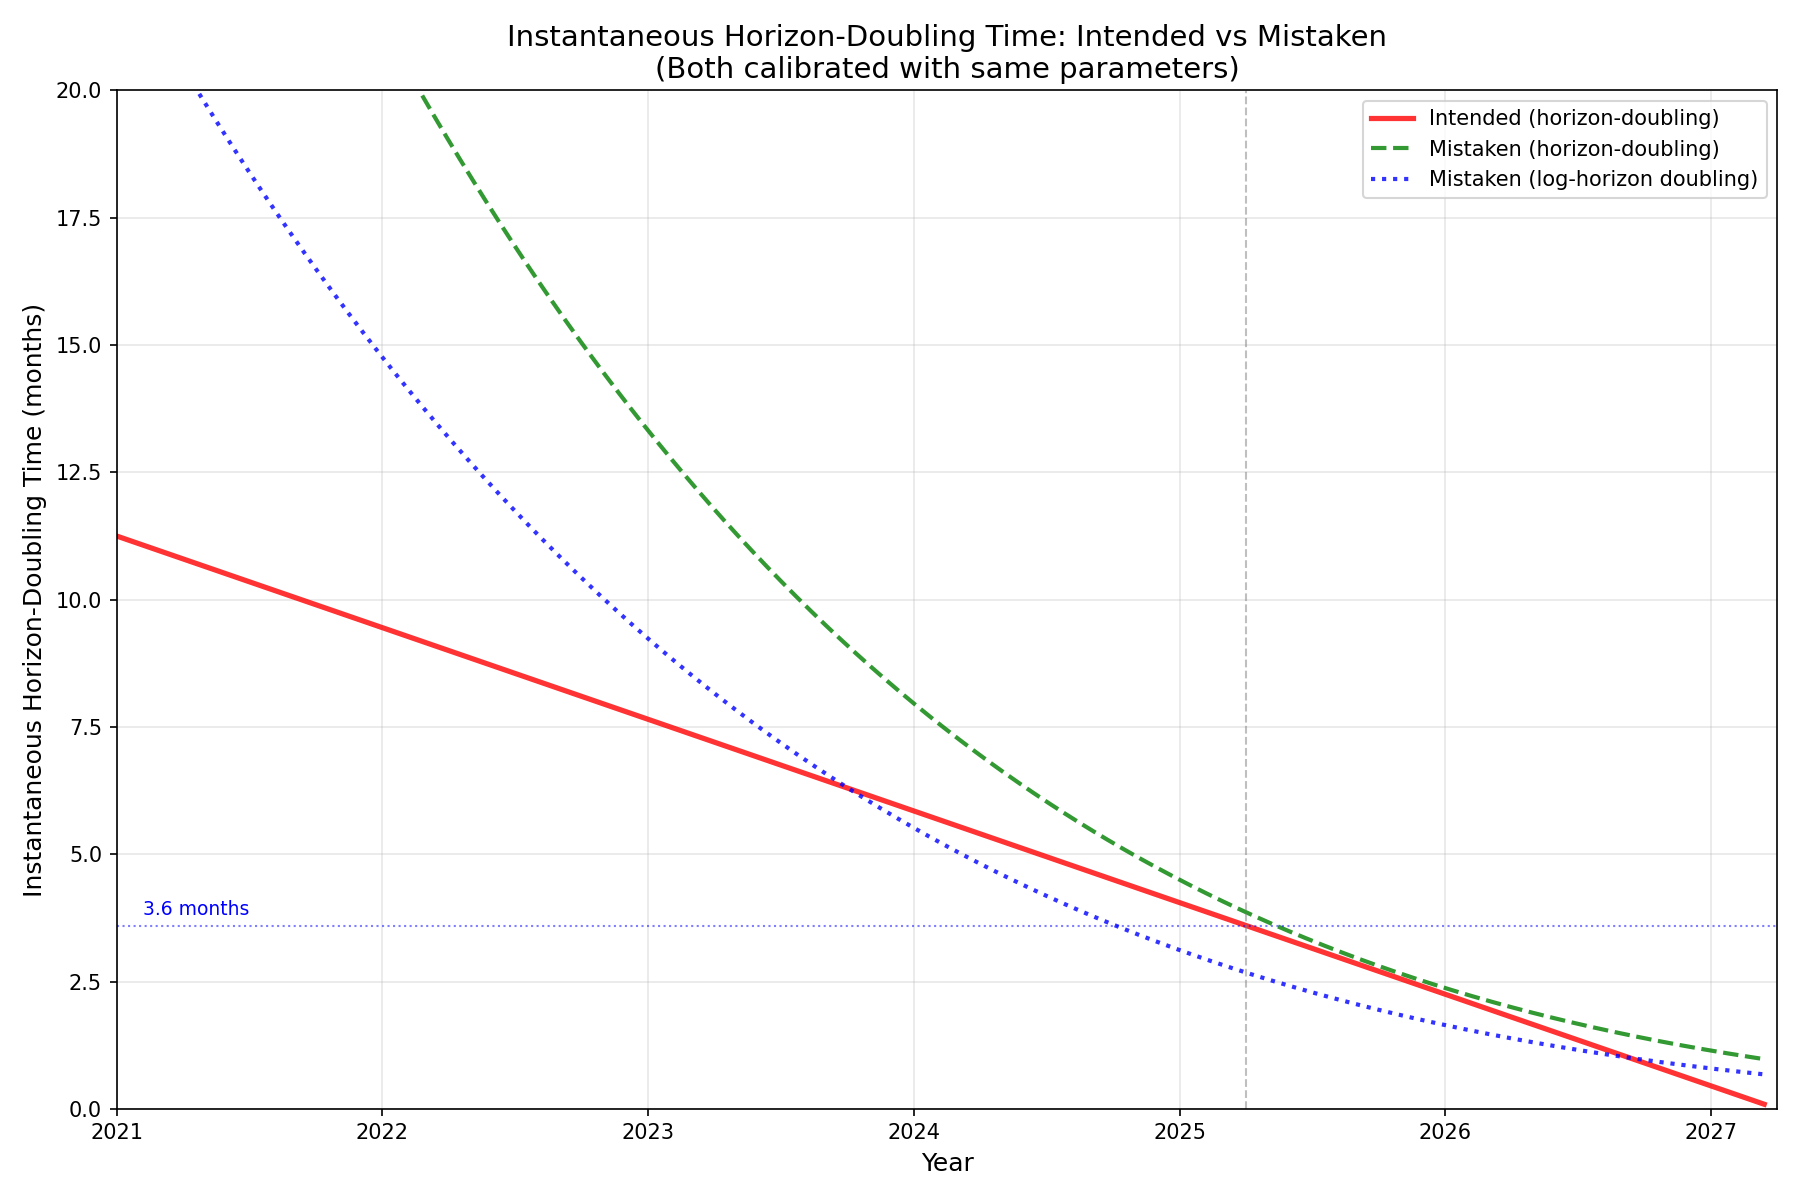

This figure's Python source:
"""Calculate and plot instantaneous horizon-doubling times for intended vs mistaken curves.

Instantaneous doubling time = ln(2) / (d(ln h)/dt)

For the intended model (horizon-doubling):
    h = h0 * 2^n where n = log(1 - t*(1-q)/T1) / log(q)
    T_inst(t) = T1 - t*(1-q)  (linear decrease to 0 at singularity)

For the mistaken model (y-doubling then convert):
    y = y0 * 2^n, then h = 10^(log_min + B*y) where B = (log_max - log_min)/y_max
    The instantaneous horizon-doubling time depends on y(t)
"""

import numpy as np
import pandas as pd
import matplotlib.pyplot as plt
from pathlib import Path


def y_to_horizon(y, y_min=0, y_max=23,
                 minutes_at_y_min=4/60, minutes_at_y_max=5*2000*60):
    """Convert y values to horizon_minutes using linear interpolation in log space."""
    log_min = np.log10(minutes_at_y_min)
    log_max = np.log10(minutes_at_y_max)
    log_minutes = log_min + (log_max - log_min) * (y - y_min) / (y_max - y_min)
    return 10 ** log_minutes


def main():
    here = Path(__file__).resolve().parent

    # Parameters from plot_three_models.py
    base_year = 2021
    q = 0.85
    T1_h = 3.6/12 + 4.25 * (1 - 0.85)  # Calibrated for 3.6 months doubling time at 2025.25

    # Calculate h0 so that horizon = 15 minutes at year 2025.25
    t_target = 4.25  # years from 2021 to 2025.25
    arg_target = 1 - t_target * (1 - q) / T1_h
    n_target = np.log(arg_target) / np.log(q)
    h0 = 15.0 / (2 ** n_target)

    # Singularity for intended model
    singularity_intended = base_year + T1_h / (1 - q)

    # For mistaken model
    y0_mistaken = 1.45
    T1_y = 1.91  # years (y-doubling time)
    singularity_mistaken = base_year + T1_y / (1 - q)

    # Y-to-horizon conversion parameters
    y_min = 0
    y_max = 23
    minutes_at_y_min = 4/60
    minutes_at_y_max = 5*2000*60
    log_min = np.log10(minutes_at_y_min)
    log_max = np.log10(minutes_at_y_max)
    B = (log_max - log_min) / y_max  # slope in log space

    print(f"Parameters:")
    print(f"  Intended: T1_h = {T1_h:.4f} yr = {T1_h*12:.2f} mo, singularity = {singularity_intended:.2f}")
    print(f"  Mistaken: T1_y = {T1_y:.4f} yr = {T1_y*12:.2f} mo, singularity = {singularity_mistaken:.2f}")
    print(f"  B (log-space slope) = {B:.6f}")
    print()

    # Generate time points
    years = np.linspace(base_year, singularity_intended - 0.05, 1000)

    # -------------------------------------------------------------------------
    # Intended model: Instantaneous doubling time
    # T_inst(t) = T1 - t*(1-q)
    # -------------------------------------------------------------------------
    intended_doubling_times = []
    for year in years:
        t = year - base_year
        T_inst = T1_h - t * (1 - q)
        if T_inst <= 0:
            T_inst = np.nan
        intended_doubling_times.append(T_inst * 12)  # Convert to months
    intended_doubling_times = np.array(intended_doubling_times)

    # -------------------------------------------------------------------------
    # Mistaken model: Instantaneous doubling time
    #
    # h = 10^(log_min + B*y) where y = y0 * 2^n
    # ln(h) = ln(10) * (log_min + B*y)
    # d(ln h)/dt = ln(10) * B * dy/dt
    #
    # For y = y0 * 2^n: dy/dt = y * ln(2) * dn/dt
    # where dn/dt = (1-q) / ((T1 - t*(1-q)) * |ln(q)|)
    #
    # So: d(ln h)/dt = ln(10) * B * y * ln(2) * (1-q) / ((T1 - t*(1-q)) * |ln(q)|)
    #
    # Instantaneous horizon-doubling time = ln(2) / (d(ln h)/dt)
    #   = |ln(q)| * (T1 - t*(1-q)) / (ln(10) * B * y * (1-q))
    # -------------------------------------------------------------------------
    mistaken_doubling_times = []
    mistaken_y_values = []

    for year in years:
        t = year - base_year

        # Calculate y at this time
        if t <= 0:
            y = y0_mistaken
        else:
            arg = 1 - t * (1 - q) / T1_y
            if arg <= 0:
                y = np.inf
            else:
                n = np.log(arg) / np.log(q)
                y = y0_mistaken * (2 ** n)

        mistaken_y_values.append(y)

        # Calculate instantaneous horizon-doubling time
        # T_y_inst = T1_y - t*(1-q) is the instantaneous y-doubling time
        T_y_inst = T1_y - t * (1 - q)

        if T_y_inst <= 0 or np.isinf(y):
            T_h_inst = np.nan
        else:
            # T_h_inst = |ln(q)| * T_y_inst / (ln(10) * B * y * (1-q))
            # Simplifying: T_h_inst = T_y_inst * |ln(q)| / (ln(10) * B * y * (1-q))
            # But actually easier: T_h_inst = T_y_inst / (ln(10) * ln(2) * B * y)
            # Because horizon doubling time = y-doubling time / (factor that converts y-doubling to h-doubling)
            # The factor is: ln(10) * B * y * ln(2) (from the derivative)
            T_h_inst = 1 / (np.log(10) * B * y * np.log(2) / T_y_inst)
            # Simplify: T_h_inst = T_y_inst / (ln(10) * B * y * ln(2))
            T_h_inst = T_y_inst / (np.log(10) * B * y * np.log(2))

        mistaken_doubling_times.append(T_h_inst * 12 if not np.isnan(T_h_inst) else np.nan)  # Convert to months

    mistaken_doubling_times = np.array(mistaken_doubling_times)
    mistaken_y_values = np.array(mistaken_y_values)

    # -------------------------------------------------------------------------
    # Calculate mistaken log-horizon doubling times for the plot
    # -------------------------------------------------------------------------
    mistaken_log_h_doubling_times = []
    for i, year in enumerate(years):
        t = year - base_year
        y = mistaken_y_values[i]

        if np.isinf(y) or y <= 0:
            T_log_h = np.nan
        else:
            T_y_inst = T1_y - t * (1 - q)
            if T_y_inst <= 0:
                T_log_h = np.nan
            else:
                # Time for log10(h) to increase by log10(2)
                T_log_h = (np.log10(2) * T_y_inst / (B * y * np.log(2))) * 12
        mistaken_log_h_doubling_times.append(T_log_h)

    mistaken_log_h_doubling_times = np.array(mistaken_log_h_doubling_times)

    # -------------------------------------------------------------------------
    # Create plot
    # -------------------------------------------------------------------------
    fig, ax = plt.subplots(figsize=(12, 8))

    ax.plot(years, intended_doubling_times, 'r-', linewidth=2.5,
            label='Intended (horizon-doubling)', alpha=0.8)
    ax.plot(years, mistaken_doubling_times, 'g--', linewidth=2,
            label='Mistaken (horizon-doubling)', alpha=0.8)
    ax.plot(years, mistaken_log_h_doubling_times, 'b:', linewidth=2,
            label='Mistaken (log-horizon doubling)', alpha=0.8)

    # Add vertical line at 2025.25
    ax.axvline(x=2025.25, color='gray', linestyle='--', alpha=0.5, linewidth=1)

    # Add horizontal line at 3.6 months
    ax.axhline(y=3.6, color='blue', linestyle=':', alpha=0.5, linewidth=1)
    ax.text(2021.1, 3.8, '3.6 months', fontsize=9, color='blue')

    ax.set_xlabel('Year', fontsize=12)
    ax.set_ylabel('Instantaneous Horizon-Doubling Time (months)', fontsize=12)
    ax.set_title('Instantaneous Horizon-Doubling Time: Intended vs Mistaken\n'
                 '(Both calibrated with same parameters)', fontsize=14)

    ax.set_xlim(2021, singularity_intended)
    ax.set_ylim(0, 20)

    ax.grid(True, alpha=0.3)
    ax.legend(loc='upper right', fontsize=10)

    plt.tight_layout()

    output_path = here / "instantaneous_doubling_time.png"
    plt.savefig(output_path, dpi=150)
    plt.close()
    print(f"Saved plot to: {output_path}")

    # -------------------------------------------------------------------------
    # Create table at specific years
    # -------------------------------------------------------------------------
    print("\n" + "=" * 80)
    print("Instantaneous Horizon-Doubling Time at Specific Years")
    print("=" * 80)

    table_years = [2021, 2022, 2023, 2024, 2025, 2025.25, 2026, 2026.5, 2027]
    table_data = []

    print(f"\n{'Year':<10} {'Intended (mo)':<16} {'Mistaken (mo)':<16} {'Mistaken log-h (mo)':<20} {'Ratio (M/I)':<12}")
    print("-" * 75)

    for yr in table_years:
        if yr >= singularity_intended:
            continue

        t = yr - base_year

        # Intended
        T_int = (T1_h - t * (1 - q)) * 12

        # Mistaken - horizon doubling time
        arg = 1 - t * (1 - q) / T1_y
        if arg > 0:
            n = np.log(arg) / np.log(q)
            y = y0_mistaken * (2 ** n)
            T_y_inst = T1_y - t * (1 - q)
            T_mis = (T_y_inst / (np.log(10) * B * y * np.log(2))) * 12
            # Mistaken - log-horizon doubling time (= y doubling time, since log(h) is linear in y)
            # Time for log10(h) to increase by log10(2) = time for y to increase by log10(2)/B
            # This equals the y-doubling time scaled by log10(2)/(B * y_doubling_amount)
            # But simpler: log10(h) = log_min + B*y, so d(log10(h))/dt = B * dy/dt
            # Time for log10(h) to increase by log10(2) = log10(2) / (B * dy/dt)
            # dy/dt = y * ln(2) / T_y_inst
            # So: T_log_h = log10(2) / (B * y * ln(2) / T_y_inst) = log10(2) * T_y_inst / (B * y * ln(2))
            T_log_h = (np.log10(2) * T_y_inst / (B * y * np.log(2))) * 12
        else:
            T_mis = np.nan
            T_log_h = np.nan

        ratio = T_mis / T_int if (T_int > 0 and not np.isnan(T_mis)) else np.nan

        table_data.append({
            'Year': yr,
            'Intended (months)': T_int,
            'Mistaken (months)': T_mis,
            'Mistaken log-h (months)': T_log_h,
            'Ratio (M/I)': ratio,
        })

        print(f"{yr:<10} {T_int:<16.2f} {T_mis:<16.2f} {T_log_h:<20.2f} {ratio:<12.2f}")

    # Save table to CSV
    df_table = pd.DataFrame(table_data)
    table_path = here / "instantaneous_doubling_time_table.csv"
    df_table.to_csv(table_path, index=False)
    print(f"\nSaved table to: {table_path}")

    # -------------------------------------------------------------------------
    # Also save full time series to CSV
    # -------------------------------------------------------------------------
    df_series = pd.DataFrame({
        'year': years,
        'intended_doubling_time_months': intended_doubling_times,
        'mistaken_doubling_time_months': mistaken_doubling_times,
    })
    series_path = here / "instantaneous_doubling_time_series.csv"
    df_series.to_csv(series_path, index=False)
    print(f"Saved time series to: {series_path}")


if __name__ == "__main__":
    main()
